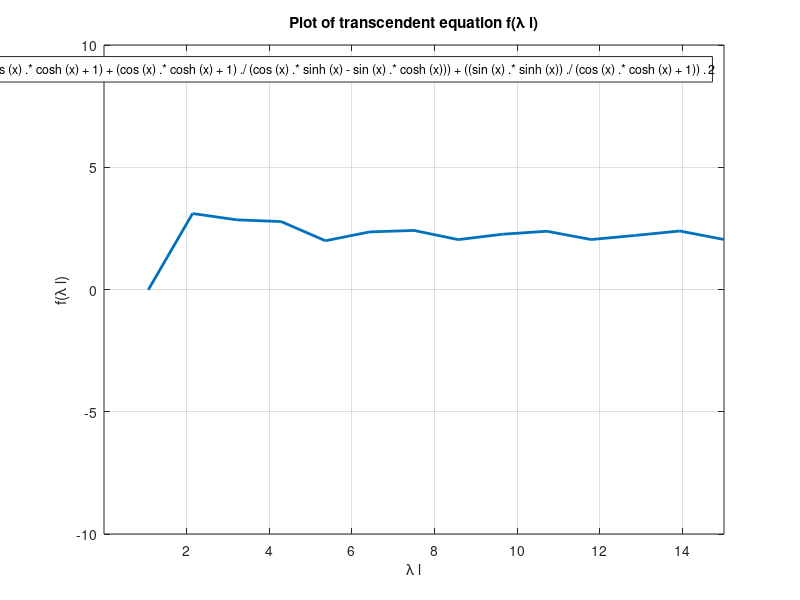

Write MATLAB code to recreate this figure. (Note: this script raises an error after producing the figure.)
% Define the transcendental equation as a function handle, f(x)
f = @(x) ((cos(x).*sinh(x) - sin(x).*cosh(x))./(cos(x).*cosh(x)+1) ...
         + 1./x) .* ...
         ((cos(x).*sinh(x) + sin(x).*cosh(x))./(cos(x).*cosh(x)+1) ...
         + (cos(x).*cosh(x)+1)./(cos(x).*sinh(x) - sin(x).*cosh(x))) + ...
         ((sin(x).*sinh(x))./(cos(x).*cosh(x)+1)).^2;

% Plot the function over a range to visualize zeros (roots)
figure;
fplot(f,[0.01,15],'LineWidth',2); % Avoid x=0 since 1/x diverges!
xlabel('\lambda l');
ylabel('f(\lambda l)');
title('Plot of transcendent equation f(\lambda l)');
ylim([-10 10]); % Adjust to better see zeros
grid on;
hold on;

% (Optional) Draw a zero line for reference
yline(0, 'k--');


roots = zeros(4,1);
guesses = [1, 2, 3, 4.05];   % Use values based on your own plot!
for k = 1:4
    roots(k) = fzero(f, guesses(k));
end
disp('First 4 roots:');
disp(roots);



% Physical and geometric parameters (example values, replace as needed)
E  = 2.1e11;      % Young's modulus (N/m^2)
I  = 8.5e-6;      % Area moment of inertia (m^4)
A  = 0.015;       % Cross-sectional area (m^2)
rho = 7850;       % Density (kg/m^3)
l   = 10;         % Length of beam (m)

% Roots (lambda_n*l), e.g. from your root finding step  % Example: replace with your calculated roots

% Calculate omega_n for each root
omega_n = ((roots).^2 ./ l^2) * sqrt(E*I/(A*rho));

% Display results
disp('Natural frequencies omega_n (rad/s):');
disp(omega_n);

% (Optional) Convert to Hz
freq_Hz = omega_n/(2*pi);
disp('Natural frequencies (Hz):');
disp(freq_Hz);
